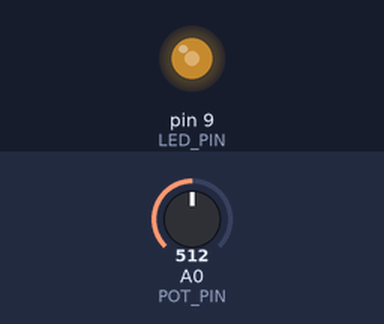
The sketch below on a simulated Arduino Uno, built with avr-gcc and run on an emulated ATmega328P. On the bench: output pins drawn as LEDs (lit = HIGH). The inputs (shaded band) are chosen by the test bench; at power-on: A0 (POT_PIN) = 512.

Above: at 1.2 s.
1.3 s: A0 (POT_PIN) set to 716
At 2.5 s:
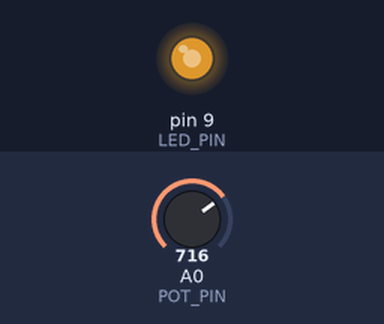
2.8 s: A0 (POT_PIN) set to 900
At 3.7 s:
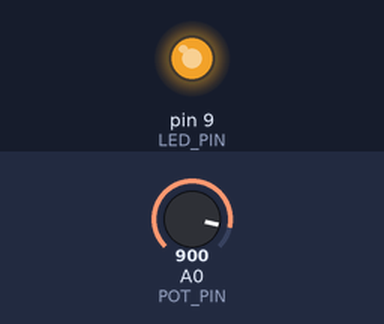
4.3 s: A0 (POT_PIN) set to 122
At 4.8 s:
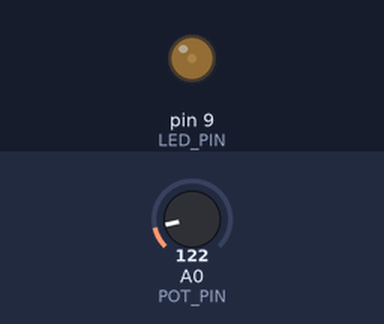
5.8 s: A0 (POT_PIN) set to 0
At 6.2 s:
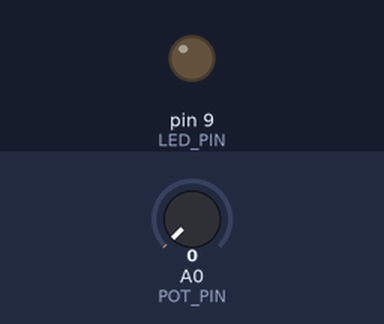
Timing chart, 0 to 8.3 s (numbered marks = the images above; inputs shaded):
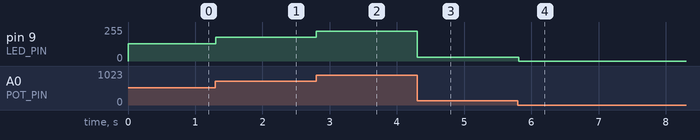

Measured:
- after the input at 1.3 s, pin 9 (LED_PIN): 128/255 → 179/255 at once
- after the input at 2.8 s, pin 9 (LED_PIN): 179/255 → 225/255 at once
- after the input at 4.3 s, pin 9 (LED_PIN): 225/255 → 30/255 at once
- after the input at 5.8 s, pin 9 (LED_PIN): 30/255 → 0/255 at once

The sketch:

2-analog-pwm.ino
```cpp
const int POT_PIN = A0;
const int LED_PIN = 9;


void setup() {
  pinMode(LED_PIN, OUTPUT);
}

void loop() {
  int val = analogRead(POT_PIN);
  // analogRead gives a value from 0-1024
  // but analogWrite can only understand values from 0-255
  // so we need to divide the larger number by 4
  analogWrite(LED_PIN, val / 4);
  delay(10);
}
```
